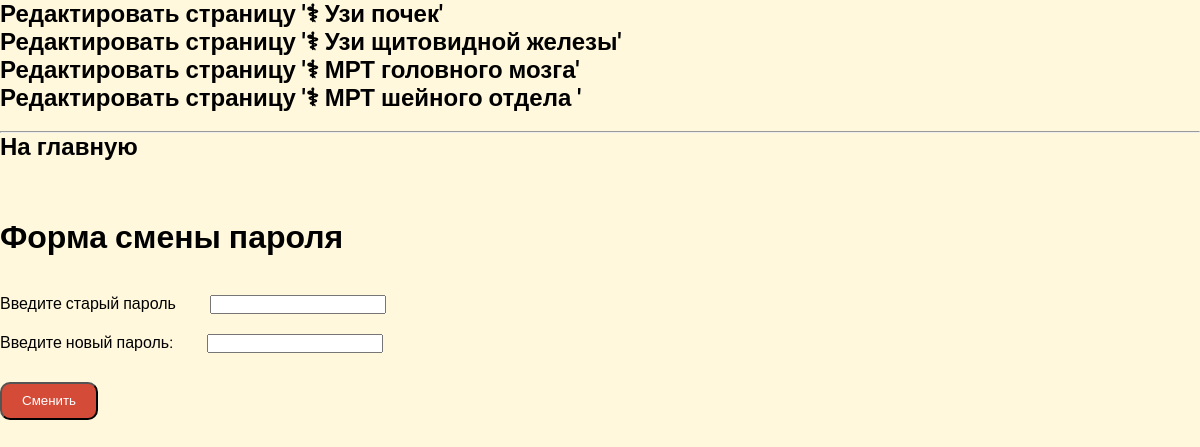
Screenshot of /pages/account.php (signed in) with the database file from the repository.
### tables this page shows
CREATE TABLE `content` (
  `id_content` int(11) NOT NULL,
  `zagolovok` varchar(255) NOT NULL,
  `opisanie` text NOT NULL,
  `image` varchar(50) NOT NULL,
  `id_page` int(11) NOT NULL,
  `img_doctor` varchar(255) NOT NULL,
  `about_doc` varchar(255) NOT NULL
);

### pages/account.php (the view, shortened to what this page needs)
<?php
	  include 'db.php';
	  $UT =2;
	  $email = $_SESSION['login'];
	  $sql = mysqli_query($link, "SELECT type_user FROM user WHERE email='{$email}'");
      while ($row = mysqli_fetch_array($sql))
	  $UT = $row['type_user'];
	  if ($UT == 1){
		  $r = mysqli_query($link, "SELECT * FROM content");
		  while ($result = mysqli_fetch_array($r)) {
			  $id = $result['id_content'];
			  echo "<a href = 'red_usluga.php?id=$id' ><h2>Редактировать страницу  '{$result['zagolovok']}'</h2></a>";
		  }
	  } else {
		  echo "У вас нет прав редактировать страницы";
	  }
	  echo "<br><hr><a href = '/' ><h2>На главную</h2></a>";
?>
	<head>
		<link rel="stylesheet" href="../style/style.css">
	</head>
	<body>
	<br><br><br>
		<p><h1>Форма смены пароля</h1></p><br><br>
		<form action='pass_rename.php' method='post'>
			<p><label>Введите старый пароль </label> <input type='text' name='old_pass' required /></p><br>
			<p><label>Введите новый пароль: </label> <input type='text' name='new_pass'required /></p><br>
			<p><input type='submit' value='Сменить' name='rename'></p><br>
		</form>
	</body>

### style/style.css (style rules this page uses)
* { margin:0; padding:0; font-family: 'Roboto', sans-serif; }
body { background-color: #FFF8DC; }
a { text-decoration: none; color:black; }
input[type=submit] { color: #fff; text-decoration: none; user-select: none; background: rgb(212,75,56); padding: .7em 1.5em; outline: none; margin-top: 10px; border-radius: 10px; }
input[type=text] { margin-left:30px; padding-left:10px; padding-right:10px; }

### rows the page displays
content: zagolovok "⚕ Узи почек"
content: zagolovok "⚕ Узи щитовидной железы"
content: zagolovok "⚕ МРТ головного мозга"
content: zagolovok "⚕ МРТ шейного отдела"
